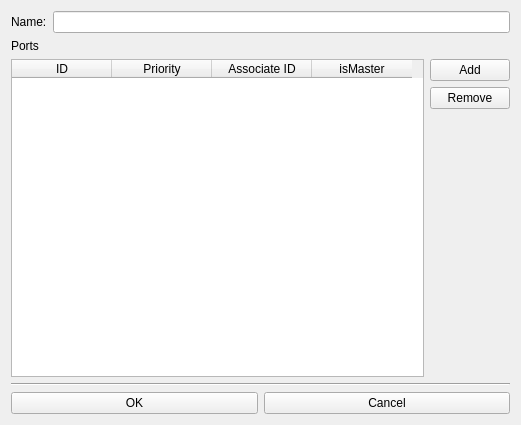
<?xml version="1.0" encoding="UTF-8"?>
<ui version="4.0">
 <class>ProvaPorte</class>
 <widget class="QWidget" name="ProvaPorte">
  <property name="geometry">
   <rect>
    <x>0</x>
    <y>0</y>
    <width>521</width>
    <height>425</height>
   </rect>
  </property>
  <layout class="QHBoxLayout" name="horizontalLayout_5">
   <item>
    <layout class="QVBoxLayout" name="verticalLayout_2">
     <item>
      <layout class="QHBoxLayout" name="horizontalLayout_2">
       <item>
        <widget class="QLabel" name="label_2">
         <property name="text">
          <string>Name:</string>
         </property>
        </widget>
       </item>
       <item>
        <widget class="QLineEdit" name="lineEdit_2"/>
       </item>
      </layout>
     </item>
     <item>
      <widget class="QLabel" name="label_4">
       <property name="text">
        <string>Ports</string>
       </property>
      </widget>
     </item>
     <item>
      <layout class="QHBoxLayout" name="horizontalLayout_4">
       <item>
        <widget class="QTableWidget" name="tableWidget">
         <column>
          <property name="text">
           <string>ID</string>
          </property>
         </column>
         <column>
          <property name="text">
           <string>Priority</string>
          </property>
         </column>
         <column>
          <property name="text">
           <string>Associate ID</string>
          </property>
         </column>
         <column>
          <property name="text">
           <string>isMaster</string>
          </property>
         </column>
        </widget>
       </item>
       <item>
        <layout class="QVBoxLayout" name="verticalLayout">
         <item>
          <widget class="QPushButton" name="add">
           <property name="text">
            <string>Add</string>
           </property>
          </widget>
         </item>
         <item>
          <widget class="QPushButton" name="remove">
           <property name="text">
            <string>Remove</string>
           </property>
          </widget>
         </item>
         <item>
          <spacer name="verticalSpacer_2">
           <property name="orientation">
            <enum>Qt::Vertical</enum>
           </property>
           <property name="sizeHint" stdset="0">
            <size>
             <width>20</width>
             <height>40</height>
            </size>
           </property>
          </spacer>
         </item>
        </layout>
       </item>
      </layout>
     </item>
     <item>
      <widget class="Line" name="line_3">
       <property name="orientation">
        <enum>Qt::Horizontal</enum>
       </property>
      </widget>
     </item>
     <item>
      <layout class="QHBoxLayout" name="horizontalLayout">
       <item>
        <widget class="QPushButton" name="ok">
         <property name="text">
          <string>OK</string>
         </property>
        </widget>
       </item>
       <item>
        <widget class="QPushButton" name="cancel">
         <property name="text">
          <string>Cancel</string>
         </property>
        </widget>
       </item>
      </layout>
     </item>
    </layout>
   </item>
  </layout>
 </widget>
 <tabstops>
  <tabstop>lineEdit_2</tabstop>
  <tabstop>add</tabstop>
  <tabstop>remove</tabstop>
  <tabstop>cancel</tabstop>
  <tabstop>ok</tabstop>
  <tabstop>tableWidget</tabstop>
 </tabstops>
 <resources/>
 <connections/>
</ui>
